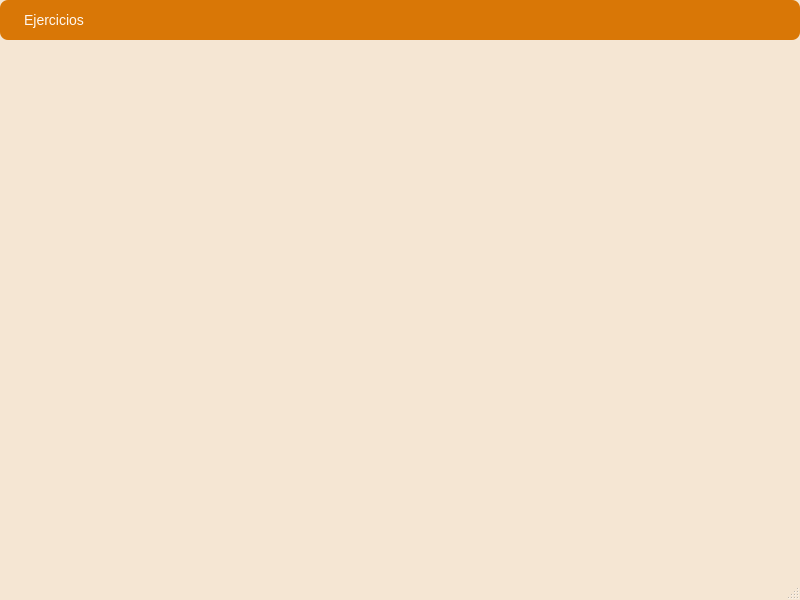
<?xml version="1.0" encoding="UTF-8"?>
<ui version="4.0">
 <class>MainWindow</class>
 <widget class="QMainWindow" name="MainWindow">
  <property name="geometry">
   <rect>
    <x>0</x>
    <y>0</y>
    <width>800</width>
    <height>600</height>
   </rect>
  </property>
  <property name="windowTitle">
   <string>MainWindow</string>
  </property>
  <property name="styleSheet">
   <string notr="true">/* ====== QMainWindow ====== */
QMainWindow {
    background-color: #F5E6D3; /* beige claro */
}

/* ====== Menu Bar ====== */
QMenuBar {
    background-color: #D97706; /* naranja cálido */
    color: #FFF8F0;
    font-family: &quot;Segoe UI&quot;;
    font-size: 14px;
    padding: 4px;
}

/* Item del menú */
QMenuBar::item {
    background: transparent;
    padding: 6px 12px;
    margin: 2px;
    border-radius: 6px;
}

/* Hover */
QMenuBar::item:selected {
    background-color: #F59E0B; /* naranja más claro */
    color: #ffffff;
}

/* ====== QMenu ====== */
QMenu {
    background-color: #FFF7ED; /* crema */
    border: 1px solid #E5A86B;
    padding: 6px;
}

/* Items del menú */
QMenu::item {
    padding: 6px 25px 6px 20px;
    color: #4B2E2E; /* café oscuro */
    border-radius: 4px;
}

/* Hover en items */
QMenu::item:selected {
    background-color: #FDBA74; /* naranja suave */
    color: #3B1F1F;
}

/* Separador */
QMenu::separator {
    height: 1px;
    background: #E5A86B;
    margin: 4px 0px;
}

/* ====== QAction (indirecto) ====== */
/* Nota: QAction no se estiliza directamente, 
   pero se ve reflejado en QMenu::item */

/* ====== Extra: bordes suaves ====== */
QMenuBar, QMenu {
    border-radius: 8px;
}</string>
  </property>
  <widget class="QWidget" name="centralwidget"/>
  <widget class="QMenuBar" name="menubar">
   <property name="geometry">
    <rect>
     <x>0</x>
     <y>0</y>
     <width>800</width>
     <height>44</height>
    </rect>
   </property>
   <widget class="QMenu" name="menuEjercicios">
    <property name="title">
     <string>Ejercicios</string>
    </property>
    <addaction name="actionPSP1"/>
    <addaction name="separator"/>
    <addaction name="actionPSP2"/>
    <addaction name="separator"/>
    <addaction name="actionPSP3"/>
    <addaction name="separator"/>
    <addaction name="actionPSP4"/>
    <addaction name="separator"/>
    <addaction name="actionSalir"/>
   </widget>
   <addaction name="menuEjercicios"/>
  </widget>
  <widget class="QStatusBar" name="statusbar"/>
  <action name="actionPSP1">
   <property name="text">
    <string>PSP1</string>
   </property>
  </action>
  <action name="actionPSP2">
   <property name="text">
    <string>PSP2</string>
   </property>
  </action>
  <action name="actionSalir">
   <property name="text">
    <string>Salir</string>
   </property>
  </action>
  <action name="actionPSP3">
   <property name="text">
    <string>PSP3</string>
   </property>
  </action>
  <action name="actionPSP4">
   <property name="text">
    <string>PSP4</string>
   </property>
  </action>
 </widget>
 <resources/>
 <connections/>
</ui>
